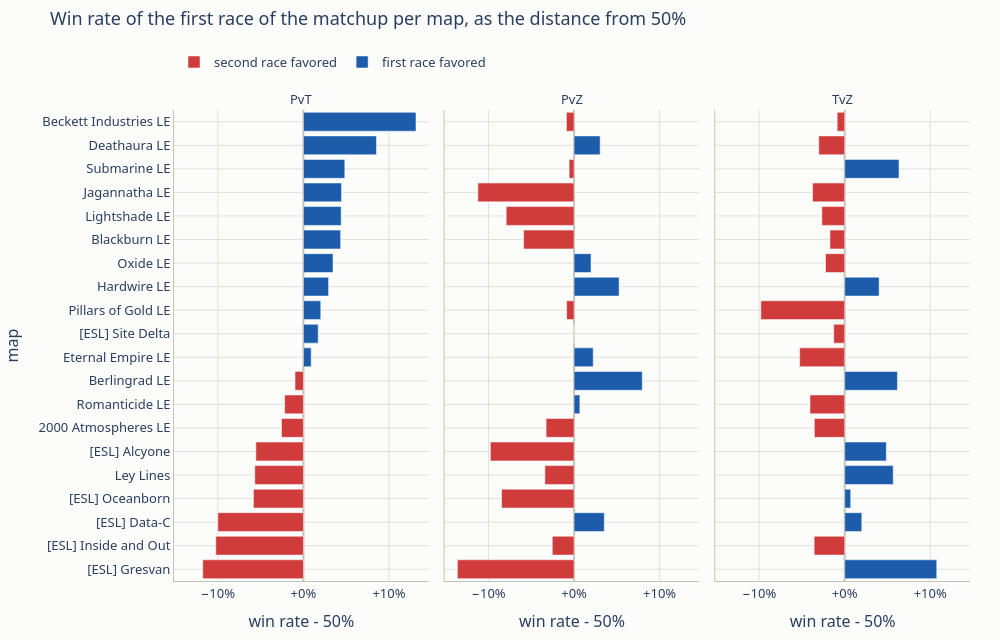

The cell this chart's notebook holds for it:
### Code cell
balance_colors = {"first race favored": viz.DIVERGING[0], "second race favored": viz.DIVERGING[-1]}
fig = px.bar(
    map_balance.with_columns(pl.when(pl.col("edge") >= 0).then(pl.lit("first race favored")).otherwise(pl.lit("second race favored")).alias("side")),
    x="edge", y="title", color="side", facet_col="matchup", orientation="h", hover_data=["games", "first_race_win_rate"],
    color_discrete_map=balance_colors, category_orders={"matchup": ["PvT", "PvZ", "TvZ"]},
    title="Win rate of the first race of the matchup per map, as the distance from 50%", labels={"edge": "win rate - 50%", "title": "map"},
    height=max(450, 24 * map_balance["title"].n_unique() + 160),
)
fig.update_xaxes(tickformat="+.0%")
fig.for_each_annotation(lambda annotation: annotation.update(text=annotation.text.split("=")[-1]))
viz.show(fig, "level_5_map_balance")

### Figure 1 — Plotly figure (JSON) as saved in the notebook; plotly's stock layout.template omitted (floating-point values rounded to 4 significant figures)
{"data": [{"customdata": [[68.0, 0.3824], [83.0, 0.3976], [95.0, 0.4], [154.0, 0.4416], [88.0, 0.4432], [108.0, 0.4444], [293.0, 0.4744], [228.0, 0.4781], [51.0, 0.4902]], "hovertemplate": "side=second race favored<br>matchup=PvT<br>win rate - 50%=%{x}<br>map=%{y}<br>games=%{customdata[0]}<br>first_race_win_rate=%{customdata[1]}<extra></extra>", "legendgroup": "second race favored", "marker": {"color": "#d03b3b", "pattern": {"shape": ""}}, "name": "second race favored", "orientation": "h", "showlegend": true, "textposition": "auto", "type": "bar", "x": [-0.1176, -0.1024, -0.1, -0.05844, -0.05682, -0.05556, -0.0256, -0.02193, -0.009804], "xaxis": "x", "y": ["[ESL] Gresvan", "[ESL] Inside and Out", "[ESL] Data-C", "[ESL] Oceanborn", "Ley Lines", "[ESL] Alcyone", "2000 Atmospheres LE", "Romanticide LE", "Berlingrad LE"], "yaxis": "y"}, {"customdata": [[55.0, 0.5091], [87.0, 0.5172], [148.0, 0.5203], [51.0, 0.5294], [260.0, 0.5346], [92.0, 0.5435], [204.0, 0.5441], [101.0, 0.5446], [62.0, 0.5484], [164.0, 0.5854], [38.0, 0.6316]], "hovertemplate": "side=first race favored<br>matchup=PvT<br>win rate - 50%=%{x}<br>map=%{y}<br>games=%{customdata[0]}<br>first_race_win_rate=%{customdata[1]}<extra></extra>", "legendgroup": "first race favored", "marker": {"color": "#1c5cab", "pattern": {"shape": ""}}, "name": "first race favored", "orientation": "h", "showlegend": true, "textposition": "auto", "type": "bar", "x": [0.009091, 0.01724, 0.02027, 0.02941, 0.03462, 0.04348, 0.04412, 0.04455, 0.04839, 0.08537, 0.1316], "xaxis": "x", "y": ["Eternal Empire LE", "[ESL] Site Delta", "Pillars of Gold LE", "Hardwire LE", "Oxide LE", "Blackburn LE", "Lightshade LE", "Jagannatha LE", "Submarine LE", "Deathaura LE", "Beckett Industries LE"], "yaxis": "y"}, {"customdata": [[44.0, 0.3636], [387.0, 0.3876], [92.0, 0.4022], [118.0, 0.4153], [290.0, 0.4207], [195.0, 0.441], [88.0, 0.4659], [306.0, 0.4673], [59.0, 0.4746], [112.0, 0.4911], [173.0, 0.4913], [87.0, 0.4943]], "hovertemplate": "side=second race favored<br>matchup=PvZ<br>win rate - 50%=%{x}<br>map=%{y}<br>games=%{customdata[0]}<br>first_race_win_rate=%{customdata[1]}<extra></extra>", "legendgroup": "second race favored", "marker": {"color": "#d03b3b", "pattern": {"shape": ""}}, "name": "second race favored", "orientation": "h", "showlegend": false, "textposition": "auto", "type": "bar", "x": [-0.1364, -0.1124, -0.09783, -0.08475, -0.07931, -0.05897, -0.03409, -0.03268, -0.02542, -0.008929, -0.008671, -0.005747], "xaxis": "x2", "y": ["[ESL] Gresvan", "Jagannatha LE", "[ESL] Alcyone", "[ESL] Oceanborn", "Lightshade LE", "Blackburn LE", "Ley Lines", "2000 Atmospheres LE", "[ESL] Inside and Out", "Beckett Industries LE", "Pillars of Gold LE", "Submarine LE"], "yaxis": "y2"}, {"customdata": [[98.0, 0.5], [221.0, 0.5068], [252.0, 0.5198], [67.0, 0.5224], [164.0, 0.5305], [99.0, 0.5354], [76.0, 0.5526], [69.0, 0.5797]], "hovertemplate": "side=first race favored<br>matchup=PvZ<br>win rate - 50%=%{x}<br>map=%{y}<br>games=%{customdata[0]}<br>first_race_win_rate=%{customdata[1]}<extra></extra>", "legendgroup": "first race favored", "marker": {"color": "#1c5cab", "pattern": {"shape": ""}}, "name": "first race favored", "orientation": "h", "showlegend": false, "textposition": "auto", "type": "bar", "x": [0.0, 0.006787, 0.01984, 0.02239, 0.03049, 0.03535, 0.05263, 0.07971], "xaxis": "x2", "y": ["[ESL] Site Delta", "Romanticide LE", "Oxide LE", "Eternal Empire LE", "Deathaura LE", "[ESL] Data-C", "Hardwire LE", "Berlingrad LE"], "yaxis": "y2"}, {"customdata": [[199.0, 0.402], [76.0, 0.4474], [296.0, 0.4595], [173.0, 0.4624], [56.0, 0.4643], [310.0, 0.4645], [198.0, 0.4697], [300.0, 0.4733], [268.0, 0.4776], [174.0, 0.4828], [78.0, 0.4872], [114.0, 0.4912]], "hovertemplate": "side=second race favored<br>matchup=TvZ<br>win rate - 50%=%{x}<br>map=%{y}<br>games=%{customdata[0]}<br>first_race_win_rate=%{customdata[1]}<extra></extra>", "legendgroup": "second race favored", "marker": {"color": "#d03b3b", "pattern": {"shape": ""}}, "name": "second race favored", "orientation": "h", "showlegend": false, "textposition": "auto", "type": "bar", "x": [-0.09799, -0.05263, -0.04054, -0.03757, -0.03571, -0.03548, -0.0303, -0.02667, -0.02239, -0.01724, -0.01282, -0.008772], "xaxis": "x3", "y": ["Pillars of Gold LE", "Eternal Empire LE", "Romanticide LE", "Jagannatha LE", "[ESL] Inside and Out", "2000 Atmospheres LE", "Deathaura LE", "Lightshade LE", "Oxide LE", "Blackburn LE", "[ESL] Site Delta", "Beckett Industries LE"], "yaxis": "y3"}, {"customdata": [[71.0, 0.507], [75.0, 0.52], [87.0, 0.5402], [113.0, 0.5487], [97.0, 0.5567], [73.0, 0.5616], [126.0, 0.5635], [79.0, 0.6076]], "hovertemplate": "side=first race favored<br>matchup=TvZ<br>win rate - 50%=%{x}<br>map=%{y}<br>games=%{customdata[0]}<br>first_race_win_rate=%{customdata[1]}<extra></extra>", "legendgroup": "first race favored", "marker": {"color": "#1c5cab", "pattern": {"shape": ""}}, "name": "first race favored", "orientation": "h", "showlegend": false, "textposition": "auto", "type": "bar", "x": [0.007042, 0.02, 0.04023, 0.04867, 0.0567, 0.06164, 0.06349, 0.1076], "xaxis": "x3", "y": ["[ESL] Oceanborn", "[ESL] Data-C", "Hardwire LE", "[ESL] Alcyone", "Ley Lines", "Berlingrad LE", "Submarine LE", "[ESL] Gresvan"], "yaxis": "y3"}], "layout": {"annotations": [{"font": {}, "showarrow": false, "text": "PvT", "x": 0.16, "xanchor": "center", "xref": "paper", "y": 1.0, "yanchor": "bottom", "yref": "paper"}, {"font": {}, "showarrow": false, "text": "PvZ", "x": 0.5, "xanchor": "center", "xref": "paper", "y": 1.0, "yanchor": "bottom", "yref": "paper"}, {"font": {}, "showarrow": false, "text": "TvZ", "x": 0.84, "xanchor": "center", "xref": "paper", "y": 1.0, "yanchor": "bottom", "yref": "paper"}], "barmode": "relative", "font": {"family": "system-ui, -apple-system, Segoe UI, sans-serif", "size": 13}, "height": 640, "legend": {"orientation": "h", "title": {}, "tracegroupgap": 0, "x": 0, "xanchor": "left", "y": 1.07, "yanchor": "bottom"}, "margin": {"b": 50, "l": 60, "r": 30, "t": 110}, "paper_bgcolor": "#fcfcfb", "plot_bgcolor": "#fcfcfb", "title": {"text": "Win rate of the first race of the matchup per map, as the distance from 50%", "y": 0.98, "yanchor": "top"}, "width": 1000, "xaxis": {"anchor": "y", "domain": [0.0, 0.32], "gridcolor": "#e1e0d9", "linecolor": "#c3c2b7", "tickformat": "+.0%", "title": {"text": "win rate - 50%"}, "zerolinecolor": "#c3c2b7"}, "xaxis2": {"anchor": "y2", "domain": [0.34, 0.66], "gridcolor": "#e1e0d9", "linecolor": "#c3c2b7", "matches": "x", "tickformat": "+.0%", "title": {"text": "win rate - 50%"}, "zerolinecolor": "#c3c2b7"}, "xaxis3": {"anchor": "y3", "domain": [0.68, 1.0], "gridcolor": "#e1e0d9", "linecolor": "#c3c2b7", "matches": "x", "tickformat": "+.0%", "title": {"text": "win rate - 50%"}, "zerolinecolor": "#c3c2b7"}, "yaxis": {"anchor": "x", "domain": [0.0, 1.0], "gridcolor": "#e1e0d9", "linecolor": "#c3c2b7", "title": {"text": "map"}, "zerolinecolor": "#c3c2b7"}, "yaxis2": {"anchor": "x2", "domain": [0.0, 1.0], "gridcolor": "#e1e0d9", "linecolor": "#c3c2b7", "matches": "y", "showticklabels": false, "zerolinecolor": "#c3c2b7"}, "yaxis3": {"anchor": "x3", "domain": [0.0, 1.0], "gridcolor": "#e1e0d9", "linecolor": "#c3c2b7", "matches": "y", "showticklabels": false, "zerolinecolor": "#c3c2b7"}}}
